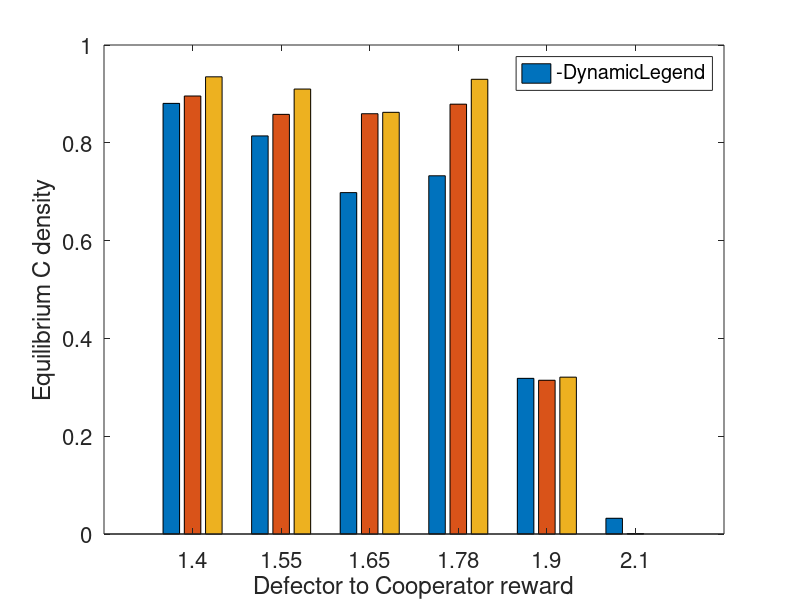
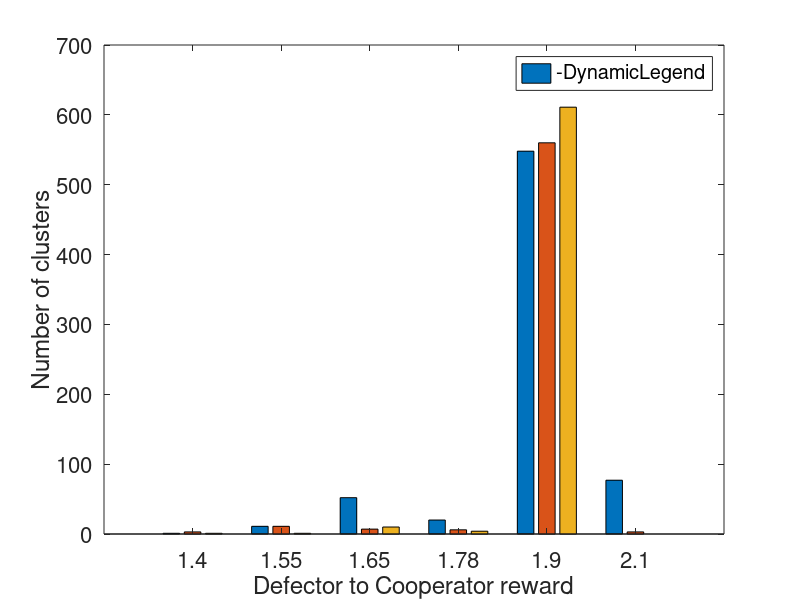
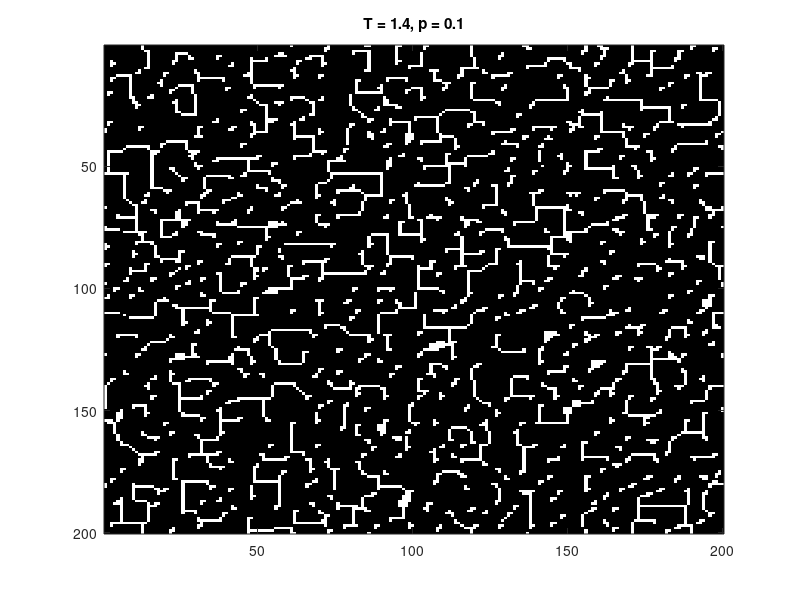
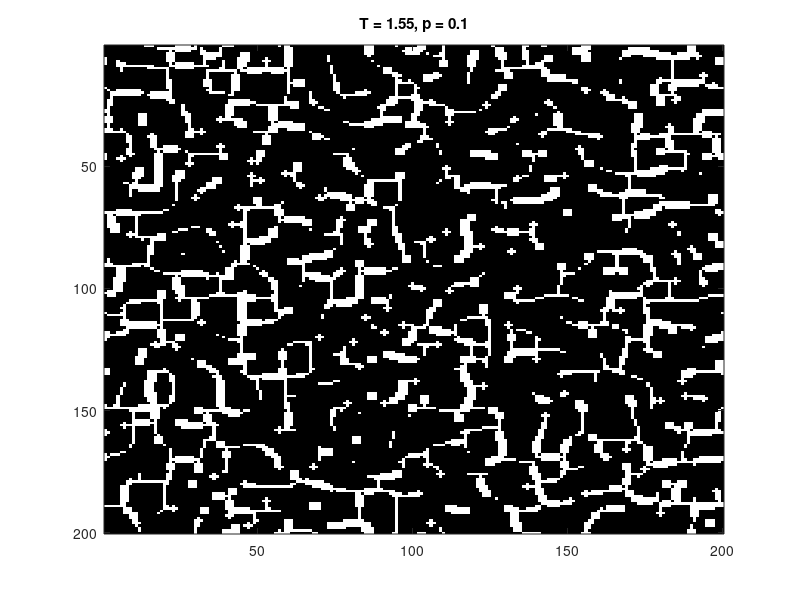

Write the MATLAB code that produced these figures, in order.
% Clear all and close all before running. Produces plots from datafiles
% with all chosen p. Has "hold on" on figures.

%% 
% pstr = num2str(p);
% pstr = strrep(pstr,'.',',');

p1 = load('data/pd_relevant_tvals_L=200_steps=200_p=0,1.mat');
p4 = load('data/pd_relevant_tvals_L=200_steps=200_p=0,4.mat');
p7 = load('data/pd_relevant_tvals_L=200_steps=200_p=0,7.mat');

p = [p1.data p4.data p7.data];
%close all

n = size(p(1).dens_data);
n = n(1)
L = 200;
len = size(p(1).dens_data);
len = len(2)

Tvals = [1.4 1.55 1.65 1.78 1.9 2.1];
pvals = [0.1 0.4 0.7];

f = [];

%% Plot density 
final_dens = zeros(length(p), n);
for l=1:length(p)
    for k=1:n
        final_dens(l,k) = mean(p(l).dens_data(k, len-25:len));
    end
end

f1 = figure(1);
x = 1:n;
y = [final_dens(1,:); final_dens(2,:); final_dens(3,:)]';
bh1 = bar(x, y);
set(bh1,{'DisplayName'}, {['p = 0.1']; ['p = 0.4']; ['p = 0.7']})
legend('-DynamicLegend')

set(gca, 'XTick', 1:n, 'XTickLabel', Tvals, 'FontSize', 16')

xlabel('Defector to Cooperator reward')
ylabel('Equilibrium C density')

%% Plot cluster counts
deffector_clusters = zeros(length(p),n);
cooperator_clusters = zeros(length(p), n);
for l=1:length(p)
    for k=1:n
        grid = reshape(p(l).grid_data(k,:,:), [L L]);
        [~, deffector_clusters(l,k)] = bwlabel(grid, 8);
        [~, cooperator_clusters(l,k)] = bwlabel(not(grid), 8);
    end
end

f2 = figure(2);
x = 1:n;
y = [cooperator_clusters(1,:); cooperator_clusters(2,:); cooperator_clusters(3,:)]';
bh2 = bar(x, y);

set(bh2,{'DisplayName'}, {['p = 0.1']; ['p = 0.4']; ['p = 0.7']})
legend('-DynamicLegend')

set(gca, 'XTick', 1:n, 'XTickLabel', Tvals, 'FontSize', 16')

xlabel('Defector to Cooperator reward')
ylabel('Number of clusters')

% Show grid
% figure(3)
% colormap([0,0,0;1,1,1])
% for k=1:n
%     grid = reshape(p(1).grid_data(k,:,:), [L L]);
%     imagesc(grid, [0 1])
%     title(['T = ' num2str(Tvals(k))])
%     drawnow
%     pause(0.2)
% end
figs = [];
for l=1:length(p)
    for k=1:n
        f = figure;
        colormap([0,0,0;1,1,1])
        figs = [figs f];
        grid = reshape(p(l).grid_data(k,:,:), [L L]);
        imagesc(grid, [0 1])
        title(['T = ' num2str(Tvals(k)) ', p = ' num2str(pvals(l))])
        %drawnow
        %pause(0.2)
        dir = ['figs/grid_figs/'];
        figname = ['T=' num2str(Tvals(k)) 'p=' num2str(pvals(l))];
        figname = strrep(figname, '.', ',');
        %saveas(f, [dir figname],'png')
        close(f)
    end
end





